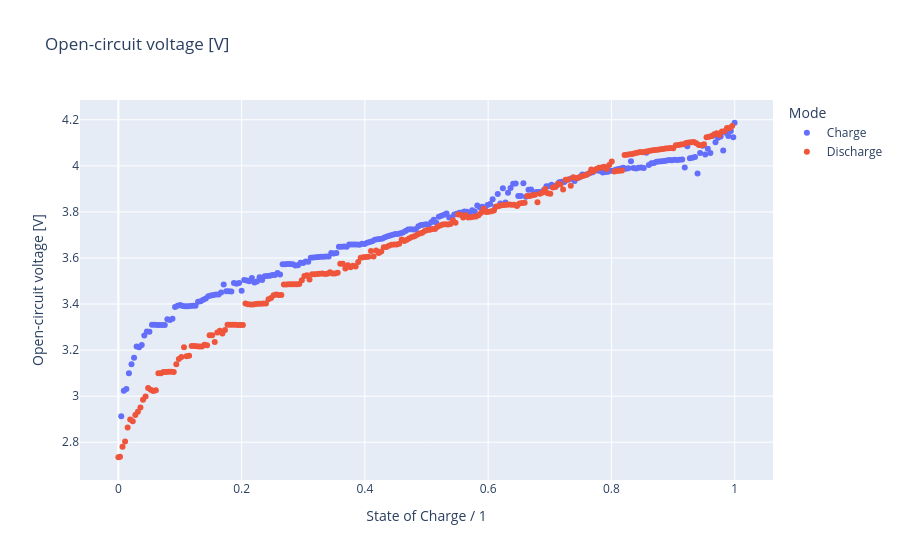
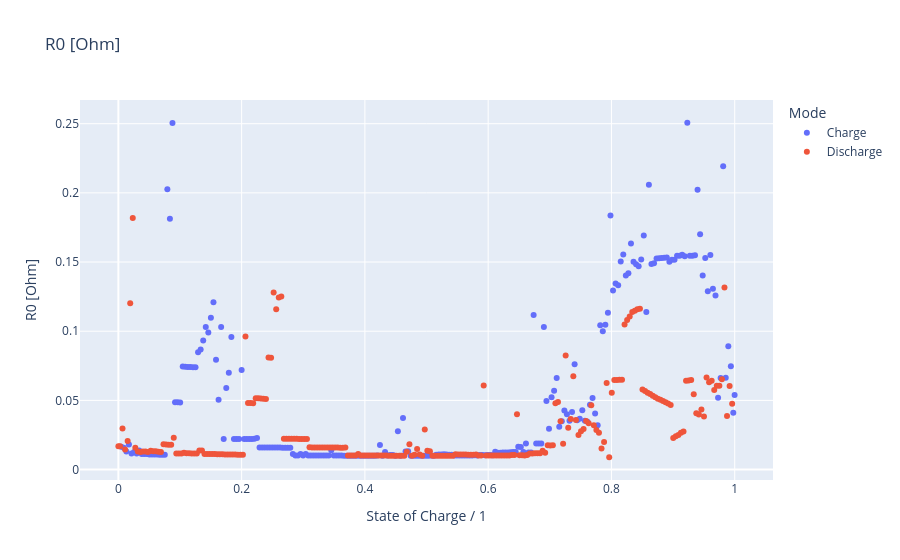
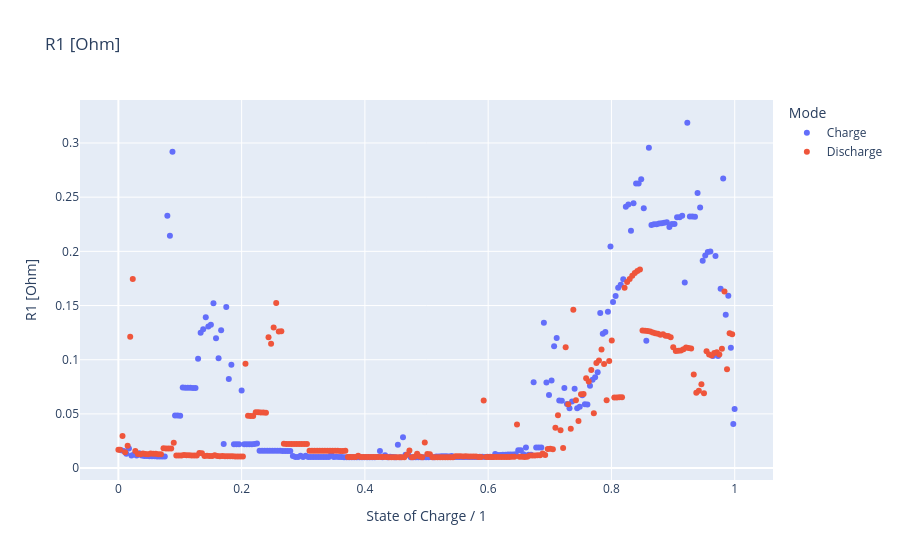
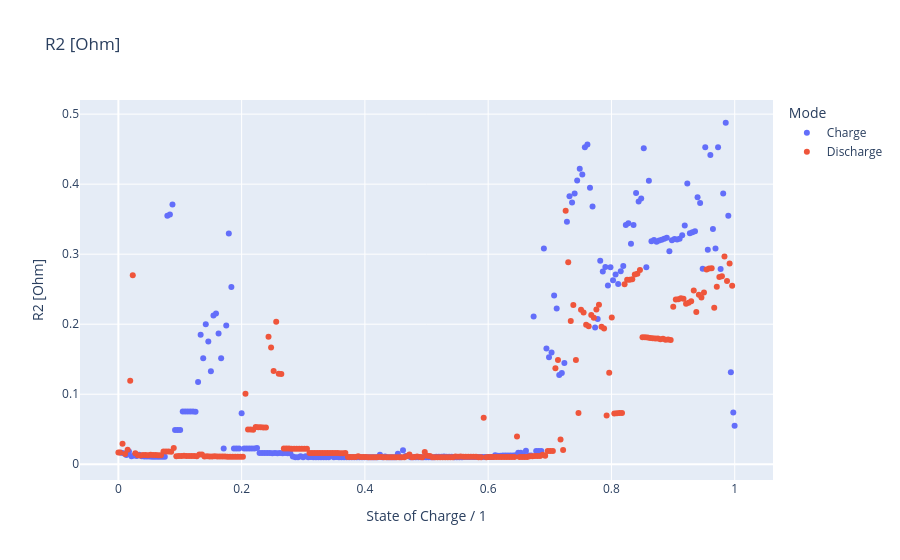

The code cell stored with these charts, in order, in its notebook:
### Code cell
for key in keys[2:]:
    fig = px.scatter(
        param.iloc[1::],
        x="State of Charge / 1",
        y=key,
        title=key,
        color="Mode",
    )
    fig.show()

### Figure 1 — Plotly figure (JSON) as saved in the notebook; plotly's stock layout.template omitted (floating-point values rounded to 4 significant figures; data arrays with more than 128 entries replaced by an {"elided": "..."} marker saying what was removed)
{"data": [{"hovertemplate": "Mode=Charge<br>State of Charge / 1=%{x}<br>Open-circuit voltage [V]=%{y}<extra></extra>", "legendgroup": "Charge", "marker": {"color": "#636efa", "symbol": "circle"}, "mode": "markers", "name": "Charge", "orientation": "v", "showlegend": true, "type": "scatter", "x": {"elided": "241 float values"}, "xaxis": "x", "y": {"elided": "241 float values"}, "yaxis": "y"}, {"hovertemplate": "Mode=Discharge<br>State of Charge / 1=%{x}<br>Open-circuit voltage [V]=%{y}<extra></extra>", "legendgroup": "Discharge", "marker": {"color": "#EF553B", "symbol": "circle"}, "mode": "markers", "name": "Discharge", "orientation": "v", "showlegend": true, "type": "scatter", "x": {"elided": "241 float values"}, "xaxis": "x", "y": {"elided": "241 float values"}, "yaxis": "y"}], "layout": {"legend": {"title": {"text": "Mode"}, "tracegroupgap": 0}, "title": {"text": "Open-circuit voltage [V]"}, "xaxis": {"anchor": "y", "domain": [0, 1], "title": {"text": "State of Charge / 1"}}, "yaxis": {"anchor": "x", "domain": [0, 1], "title": {"text": "Open-circuit voltage [V]"}}}}

### Figure 2 — Plotly figure (JSON) as saved in the notebook; plotly's stock layout.template omitted (floating-point values rounded to 4 significant figures; data arrays with more than 128 entries replaced by an {"elided": "..."} marker saying what was removed)
{"data": [{"hovertemplate": "Mode=Charge<br>State of Charge / 1=%{x}<br>R0 [Ohm]=%{y}<extra></extra>", "legendgroup": "Charge", "marker": {"color": "#636efa", "symbol": "circle"}, "mode": "markers", "name": "Charge", "orientation": "v", "showlegend": true, "type": "scatter", "x": {"elided": "241 float values"}, "xaxis": "x", "y": {"elided": "241 float values"}, "yaxis": "y"}, {"hovertemplate": "Mode=Discharge<br>State of Charge / 1=%{x}<br>R0 [Ohm]=%{y}<extra></extra>", "legendgroup": "Discharge", "marker": {"color": "#EF553B", "symbol": "circle"}, "mode": "markers", "name": "Discharge", "orientation": "v", "showlegend": true, "type": "scatter", "x": {"elided": "241 float values"}, "xaxis": "x", "y": {"elided": "241 float values"}, "yaxis": "y"}], "layout": {"legend": {"title": {"text": "Mode"}, "tracegroupgap": 0}, "title": {"text": "R0 [Ohm]"}, "xaxis": {"anchor": "y", "domain": [0, 1], "title": {"text": "State of Charge / 1"}}, "yaxis": {"anchor": "x", "domain": [0, 1], "title": {"text": "R0 [Ohm]"}}}}

### Figure 3 — Plotly figure (JSON) as saved in the notebook; plotly's stock layout.template omitted (floating-point values rounded to 4 significant figures; data arrays with more than 128 entries replaced by an {"elided": "..."} marker saying what was removed)
{"data": [{"hovertemplate": "Mode=Charge<br>State of Charge / 1=%{x}<br>R1 [Ohm]=%{y}<extra></extra>", "legendgroup": "Charge", "marker": {"color": "#636efa", "symbol": "circle"}, "mode": "markers", "name": "Charge", "orientation": "v", "showlegend": true, "type": "scatter", "x": {"elided": "241 float values"}, "xaxis": "x", "y": {"elided": "241 float values"}, "yaxis": "y"}, {"hovertemplate": "Mode=Discharge<br>State of Charge / 1=%{x}<br>R1 [Ohm]=%{y}<extra></extra>", "legendgroup": "Discharge", "marker": {"color": "#EF553B", "symbol": "circle"}, "mode": "markers", "name": "Discharge", "orientation": "v", "showlegend": true, "type": "scatter", "x": {"elided": "241 float values"}, "xaxis": "x", "y": {"elided": "241 float values"}, "yaxis": "y"}], "layout": {"legend": {"title": {"text": "Mode"}, "tracegroupgap": 0}, "title": {"text": "R1 [Ohm]"}, "xaxis": {"anchor": "y", "domain": [0, 1], "title": {"text": "State of Charge / 1"}}, "yaxis": {"anchor": "x", "domain": [0, 1], "title": {"text": "R1 [Ohm]"}}}}

### Figure 4 — Plotly figure (JSON) as saved in the notebook; plotly's stock layout.template omitted (floating-point values rounded to 4 significant figures; data arrays with more than 128 entries replaced by an {"elided": "..."} marker saying what was removed)
{"data": [{"hovertemplate": "Mode=Charge<br>State of Charge / 1=%{x}<br>R2 [Ohm]=%{y}<extra></extra>", "legendgroup": "Charge", "marker": {"color": "#636efa", "symbol": "circle"}, "mode": "markers", "name": "Charge", "orientation": "v", "showlegend": true, "type": "scatter", "x": {"elided": "241 float values"}, "xaxis": "x", "y": {"elided": "241 float values"}, "yaxis": "y"}, {"hovertemplate": "Mode=Discharge<br>State of Charge / 1=%{x}<br>R2 [Ohm]=%{y}<extra></extra>", "legendgroup": "Discharge", "marker": {"color": "#EF553B", "symbol": "circle"}, "mode": "markers", "name": "Discharge", "orientation": "v", "showlegend": true, "type": "scatter", "x": {"elided": "241 float values"}, "xaxis": "x", "y": {"elided": "241 float values"}, "yaxis": "y"}], "layout": {"legend": {"title": {"text": "Mode"}, "tracegroupgap": 0}, "title": {"text": "R2 [Ohm]"}, "xaxis": {"anchor": "y", "domain": [0, 1], "title": {"text": "State of Charge / 1"}}, "yaxis": {"anchor": "x", "domain": [0, 1], "title": {"text": "R2 [Ohm]"}}}}
